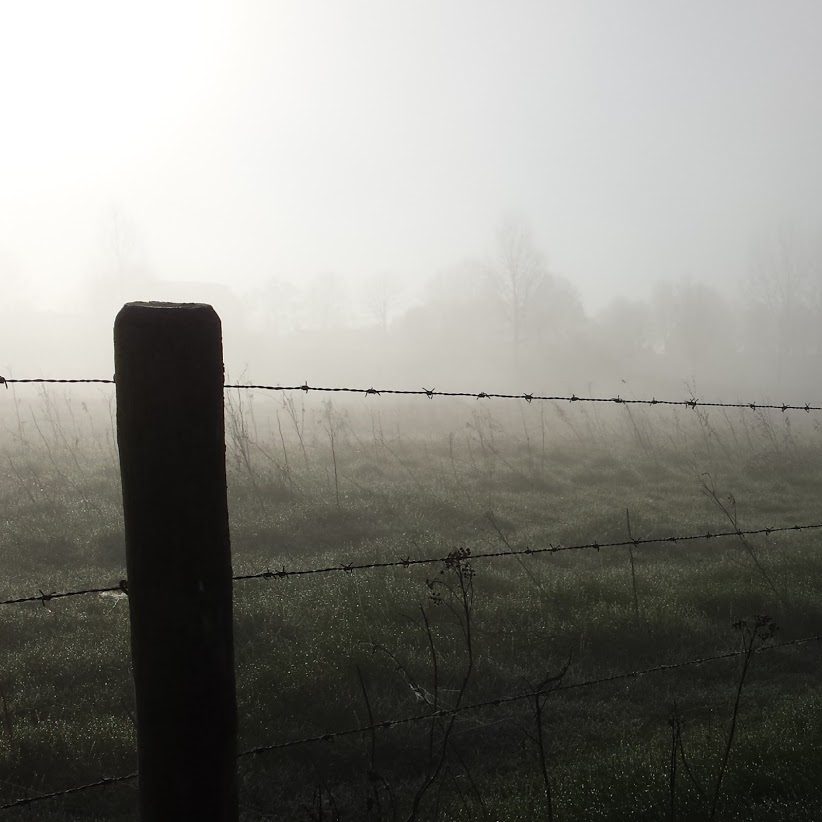
#> input picture code/40.png, 822 x 822 px, given as the content of the folder my dataset, which was not available
$ python my_CAP_main.py
#> lines starting #> are read from the running program, lines starting #| are printed output that depends on the picture; pictures that were not available may be replaced by others from this repository, and a replacement may not be noted
### code/dark_channel.py
import numpy as np

def dark_channel(image) :
    # 3通道使用
    H, W, _ = image.shape
    patch_size = 15
    pad_size = patch_size // 2
    #創建 H*W 全零矩陣
    dc = np.zeros((H, W), dtype=np.float32)
    #填充邊界
    #用無限大的值填充的用意是取local min才不會影響到取值
    imJ = np.pad(image ,((pad_size, pad_size), (pad_size, pad_size), (0, 0)), mode='constant', constant_values=np.inf)
    #計算暗通道
    for j in range(H):
        for i in range(W):
            #遍例3通道, 所有patch為15
            patch = imJ[j:(j+patch_size), i:(i+patch_size),:]
            #將patch中抓到的local min存到dc(j, i)裡
            dc[j, i] = np.min(patch)

    return dc

### code/atmospheric_light.py
import numpy as np

def atmospheric_light(image, dark_channel):
	#在暗通道中找最亮的像素，並在原3通道彩圖中找到對應的位置，來計算大氣光的顏色

	H, W, _ = image.shape
	imsize = H * W													#計算圖像總像素數量
	numpx = np.floor(imsize / 1000).astype(int)						#計算要選擇的像素數量，選前0.1%，並向下取整
	dark_channel_Vec = dark_channel.ravel()							#將dark_channel展平成 imsize *1 的列向量
	ImVec = image.reshape(imsize, 3)								#將原始影像image展平成 imsize * 3 的矩陣
	indices = np.argsort(dark_channel_Vec)							#對暗通道進行升序排序，indices=索引值
	indices = indices[-numpx:]										#選擇排序後最亮的0.1%，計算從哪裡開始提取索引的起點，並到end
	atmSum = np.zeros(3, dtype=np.float32)							#計算大氣光的顏色，創建 1 * 3 全0矩陣，用來儲存最亮像素的顏色值累加和

	#遍例所有選中的像素
	for ind in range(numpx):
		atmSum += ImVec[indices[ind]]								#將每個選中像素的RGB顏色值累加到atmSum

	A = atmSum / numpx												#將atmSum取平均，即為大氣光的顏色

	return A

### code/local_minimum.py
import numpy as np

def local_minimum(image):
    # 單通道使用
    H, W = image.shape
    patch_size = 15
    pad_size = patch_size // 2
    #創建 H*W 全零矩陣
    local_min = np.zeros((H, W), dtype=np.float32)
    #填充邊界
    #用無限大的值填充的用意是取local min才不會影響到取值
    imJ = np.pad(image ,((pad_size, pad_size), (pad_size, pad_size)), mode='constant', constant_values=np.inf)
    #計算local min
    for j in range(H):
        for i in range(W):
            patch = imJ[j:(j+patch_size), i:(i+patch_size)]
            local_min[j, i] = np.min(patch)

    return local_min

### code/recover.py
import numpy as np

def recover(image, A, d, beta) :
    #確保A為1*1*3的3通道向量，若不是 則reshape為3通道向量
    if A.shape == (3,):
        A = A.reshape(1, 1, 3)
    H, W, C = image.shape

    t = np.exp(-beta*d)

    clip_t = np.clip(t, 0.1, 0.9)

    epsilon = 1e-8

    I_desaze = np.zeros_like(image)
    for i in range(C):
        I_desaze[:, :, i] = (image[:, :, i] - A[0, 0, i]) / (clip_t + epsilon) + A[0, 0, i]
    I_desaze = np.clip(I_desaze, 0, 1)
    return I_desaze, t, clip_t

### code/my_CAP_main.py
import numpy as np
import os
import cv2

import dark_channel
import recover
import local_minimum
import atmospheric_light


def CAP_main_dehaze(image_name, beta):

#> called with image_name = 'my dataset/40.png', beta = 1
    image = (cv2.imread(image_name).astype(np.float32))/255.0

    dc = dark_channel.dark_channel(image)
#> in dark_channel, `imJ = np.pad(image ,((pad_size, pad_size), (pad_size, pad_size), (0, 0..`: imJ: shape (836, 836, 3) float32; 3.32% of the values are NaN or infinite; the others: min 0, max 1, mean 0.526
#> after the loop in dark_channel, `for j in range(H):`:
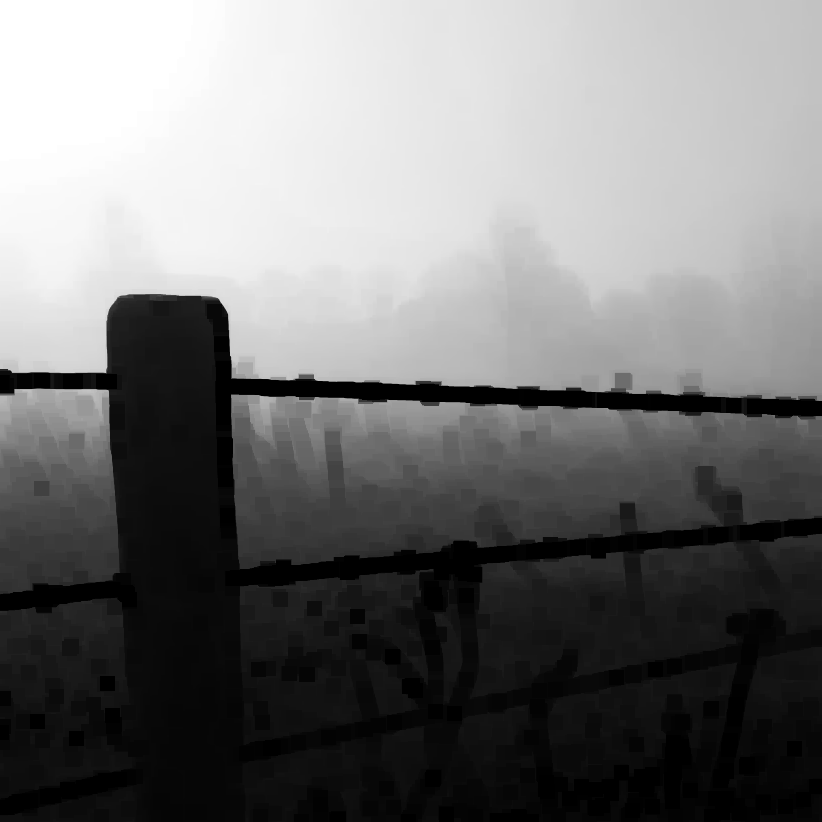
#> dc: shape (822, 822) float32; min 0, max 1, mean 0.458
    A = atmospheric_light.atmospheric_light(image, dc)
#> in atmospheric_light, `indices = indices[-numpx:]`: indices = 675 values, max 102886 at index 395, min 9 at index 674, mean 58152.4
#> the loop in atmospheric_light, `for ind in range(numpx):` made 675 passes
#> atmSum on passes 1 to 3: [1, 1, 1], [2, 2, 2], [3, 3, 3]
#> after the loop in atmospheric_light, `for ind in range(numpx):`: atmSum = [675, 675, 675]
#> in atmospheric_light, `A = atmSum / numpx`: A = [1, 1, 1]
#> A = [1, 1, 1]

    image_bgr2hsv = cv2.cvtColor(image, cv2.COLOR_BGR2HSV)
#> image_bgr2hsv: shape (822, 822, 3) float32; mean H, S, V 66.7, 0.1, 0.5
    _, s, v = cv2.split(image_bgr2hsv)

    H, W, _ = image.shape
#> H = 822; W = 822
    sigma = 0.041337
    sigmaMat = np.random.normal(0, sigma, (H, W)).astype(np.float32)
    d = 0.121779 + 0.959710*v - 0.780245*s + sigmaMat
    local_min_d = local_minimum.local_minimum(d)
#> after the loop in local_minimum, `for j in range(H):`:
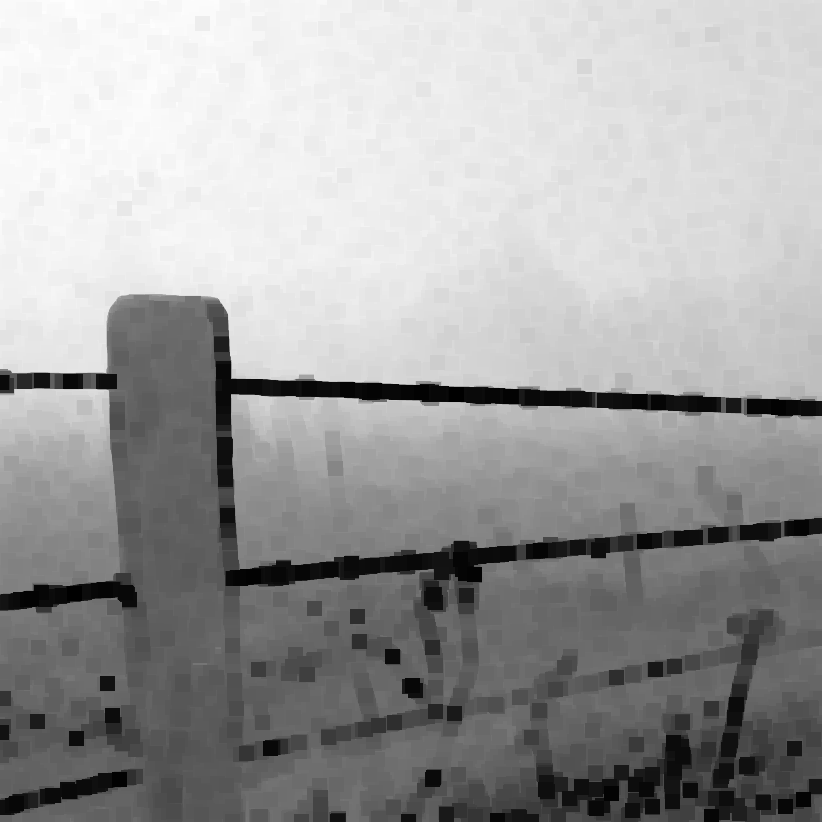
#> local_min: shape (822, 822) float32; min -0.757, max 1.01, mean 0.353; drawn with min black and max white
    GF_d = cv2.ximgproc.guidedFilter(guide=image, src=local_min_d, radius=15, eps=1e-3)
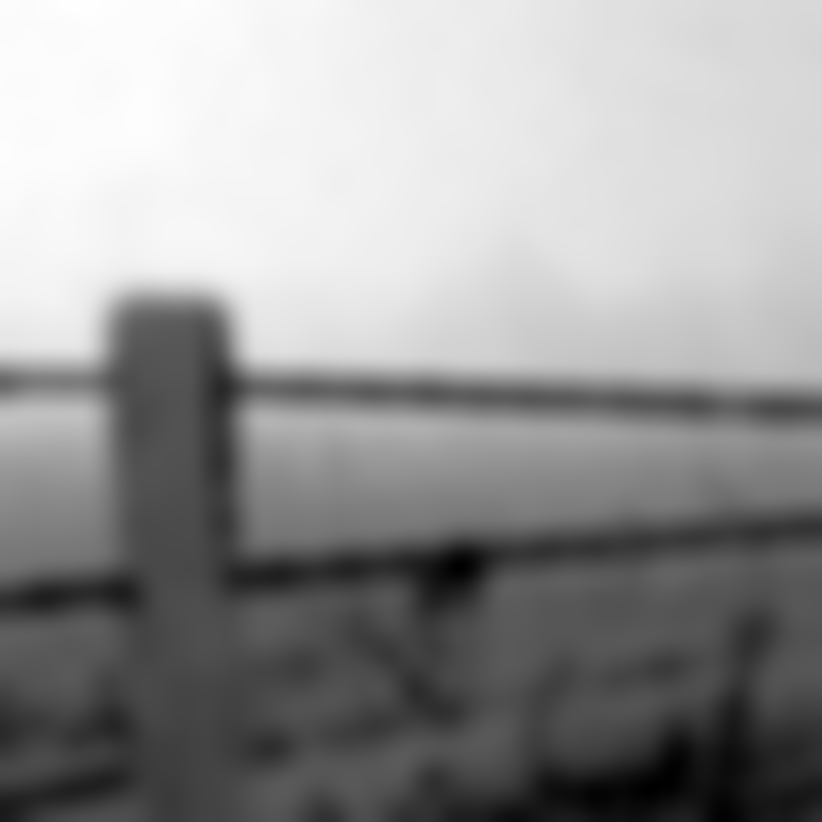
#> GF_d: shape (822, 822) float32; min -0.551, max 0.983, mean 0.353; drawn with min black and max white

    result_dehaze, t, clip_t = recover.recover(image, A, GF_d, beta)
#> in recover, `A = A.reshape(1, 1, 3)`: A = [[1, 1, 1]]
#> after the loop in recover, `for i in range(C):`:
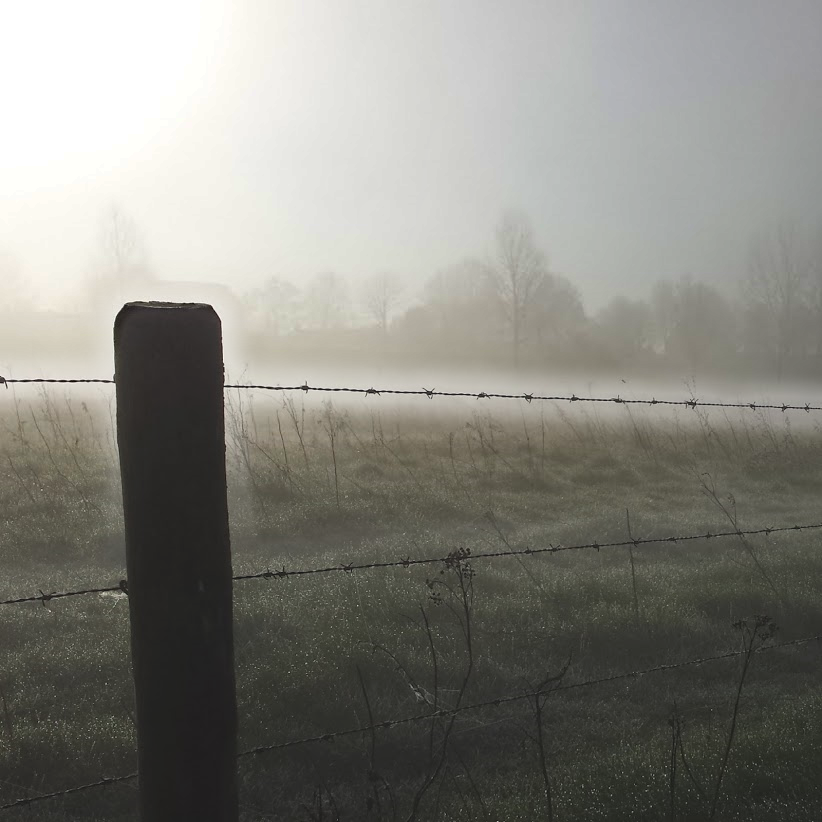
#> I_desaze: shape (822, 822, 3) float32; mean B, G, R 0.38, 0.412, 0.415; drawn with min black and max white

    return image, dc, sigmaMat, d, local_min_d, GF_d, t, clip_t, result_dehaze


input_folder  = "my dataset"
output_folder = "my result"

if not os.path.exists(output_folder):
    os.makedirs(output_folder)

image_count = 0

for filename in os.listdir(input_folder):
    if filename.endswith(".png"):
        image_count += 1
        image_path = os.path.join(input_folder, filename)
        file_base_name = os.path.splitext(filename)[0]
        print(file_base_name)

        individual_output_folder = os.path.join(output_folder, f"{file_base_name}")
        if not os.path.exists(individual_output_folder):
            os.makedirs(individual_output_folder)

        image, dc, sigmaMat, d, local_min_d, GF_d, t, clip_t, CAP_beta_10 = CAP_main_dehaze(image_path, beta = 1.0)
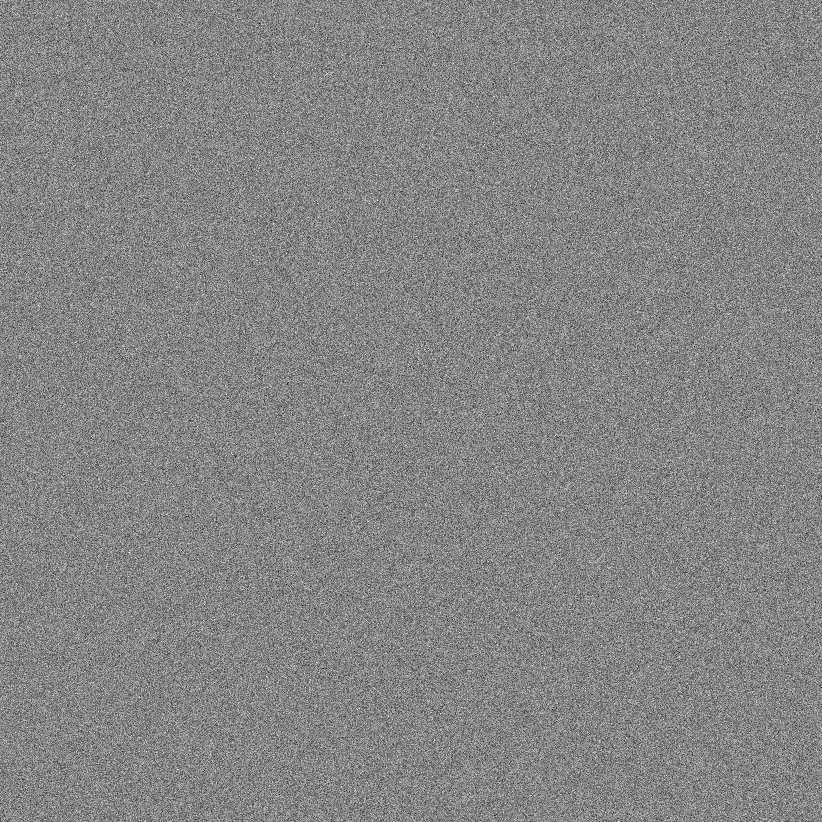
#> sigmaMat: shape (822, 822) float32; min -0.207, max 0.189, mean 9.38e-05; drawn with min black and max white

        output_path_ori = os.path.join(individual_output_folder, f"{file_base_name}.png")
        cv2.imwrite(output_path_ori, (image * 255).astype(np.uint8))

        output_path_d = os.path.join(individual_output_folder, f"d ({file_base_name}).png")
        cv2.imwrite(output_path_d, (np.clip(d, 0, 1) * 255).astype(np.uint8))
        output_path_local_min_d = os.path.join(individual_output_folder, f"local_min_d ({file_base_name}).png")
        cv2.imwrite(output_path_local_min_d, (np.clip(local_min_d, 0, 1) * 255).astype(np.uint8))
        output_path_GF_d = os.path.join(individual_output_folder, f"GF_d ({file_base_name}).png")
        cv2.imwrite(output_path_GF_d, (np.clip(GF_d, 0, 1) * 255).astype(np.uint8))
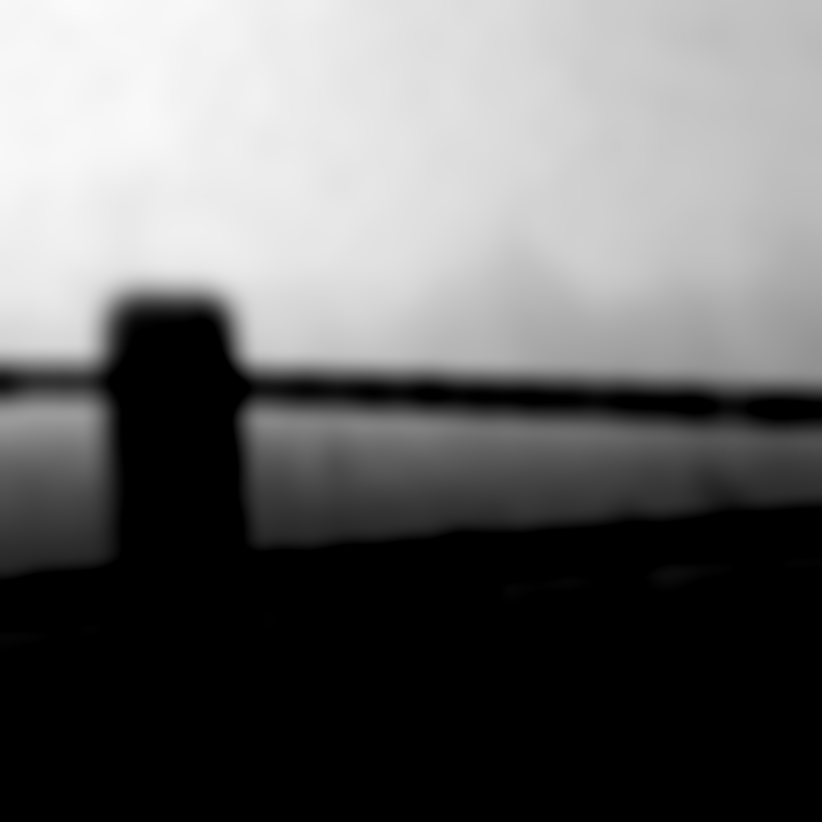
#> saved as GF_d (40).png: shape (822, 822); min 0, max 250, mean 104.5

        output_path_t = os.path.join(individual_output_folder, f"t ({file_base_name}).png")
        cv2.imwrite(output_path_t, (np.clip(t, 0, 1) * 255).astype(np.uint8))
        output_path_clip_t = os.path.join(individual_output_folder, f"clip_t ({file_base_name}).png")
        cv2.imwrite(output_path_clip_t, (clip_t * 255).astype(np.uint8))

        output_path_CAP10 = os.path.join(individual_output_folder, f"my_CAP beta=1.0 ({file_base_name}).png")
        cv2.imwrite(output_path_CAP10, (CAP_beta_10 * 255).astype(np.uint8))

print("===========================================================")
# print("\n")
print(f"總共讀入了 {image_count} 張圖片")
